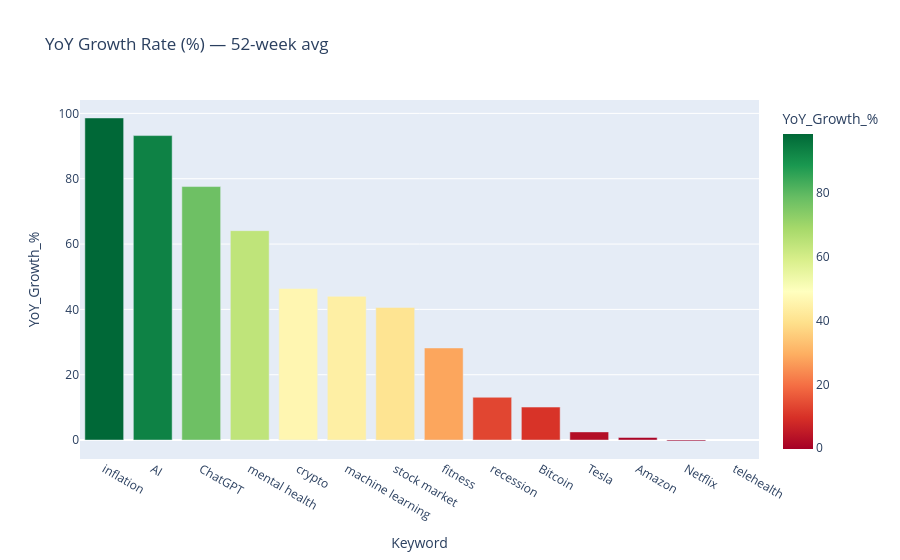

The cell this chart's notebook holds for it:
### Markdown cell above
## 1.4 Growth Rate — YoY change by category

### Code cell
# Calculate YoY growth using 52-week windows
growth = {}
for col in df_ww.columns:
    recent = df_ww[col].iloc[-52:].mean()
    prior = df_ww[col].iloc[-104:-52].mean()
    if prior > 0:
        growth[col] = round((recent - prior) / prior * 100, 1)
    else:
        growth[col] = None

growth_df = pd.DataFrame(list(growth.items()), columns=['Keyword', 'YoY_Growth_%']).sort_values('YoY_Growth_%', ascending=False)
fig = px.bar(growth_df, x='Keyword', y='YoY_Growth_%', color='YoY_Growth_%',
             color_continuous_scale='RdYlGn', title='YoY Growth Rate (%) — 52-week avg')
fig.show()

### Figure 1 — Plotly figure (JSON) as saved in the notebook; plotly's stock layout.template omitted (floating-point values rounded to 4 significant figures)
{"data": [{"hovertemplate": "Keyword=%{x}<br>YoY_Growth_%=%{marker.color}<extra></extra>", "legendgroup": "", "marker": {"color": [98.6, 93.2, 77.6, 64.1, 46.4, 44.0, 40.6, 28.2, 13.1, 10.1, 2.5, 0.8, -0.3, NaN], "coloraxis": "coloraxis", "pattern": {"shape": ""}}, "name": "", "orientation": "v", "showlegend": false, "textposition": "auto", "type": "bar", "x": ["inflation", "AI", "ChatGPT", "mental health", "crypto", "machine learning", "stock market", "fitness", "recession", "Bitcoin", "Tesla", "Amazon", "Netflix", "telehealth"], "xaxis": "x", "y": [98.6, 93.2, 77.6, 64.1, 46.4, 44.0, 40.6, 28.2, 13.1, 10.1, 2.5, 0.8, -0.3, NaN], "yaxis": "y"}], "layout": {"barmode": "relative", "coloraxis": {"colorbar": {"title": {"text": "YoY_Growth_%"}}, "colorscale": [[0.0, "rgb(165,0,38)"], [0.1, "rgb(215,48,39)"], [0.2, "rgb(244,109,67)"], [0.3, "rgb(253,174,97)"], [0.4, "rgb(254,224,139)"], [0.5, "rgb(255,255,191)"], [0.6, "rgb(217,239,139)"], [0.7, "rgb(166,217,106)"], [0.8, "rgb(102,189,99)"], [0.9, "rgb(26,152,80)"], [1.0, "rgb(0,104,55)"]]}, "legend": {"tracegroupgap": 0}, "title": {"text": "YoY Growth Rate (%) — 52-week avg"}, "xaxis": {"anchor": "y", "domain": [0.0, 1.0], "title": {"text": "Keyword"}}, "yaxis": {"anchor": "x", "domain": [0.0, 1.0], "title": {"text": "YoY_Growth_%"}}}}
